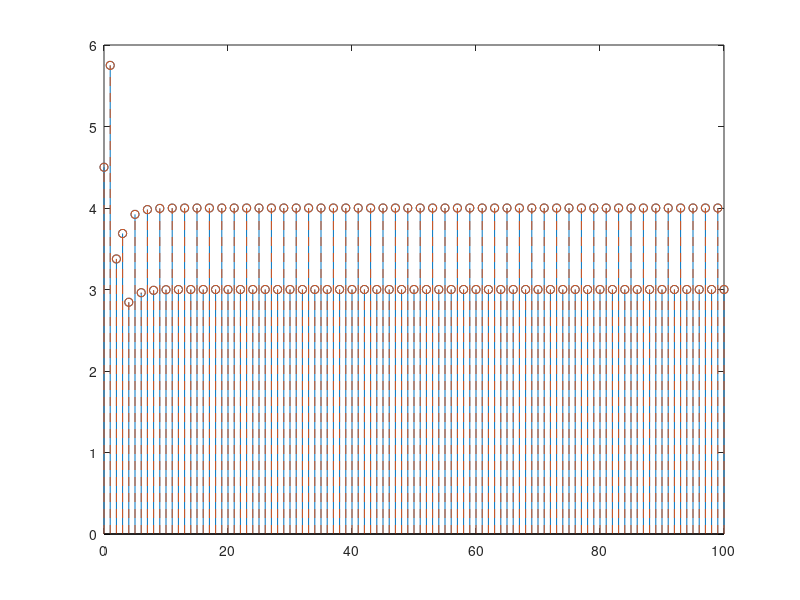

The MATLAB script that drew this image:
% Exercise 9

% Given a LTI system with this transfer function: (see slides)
% Find its partial fract expansion: 
% Save in a vector r the residues
% Save in a vector p the poles
% Save in a vector c the coefficients of the remaining polynomial
% Find h(n) as the cascade of filters found with the partial fract 
% expansion.
% Find h(n) using filter

close all
clearvars
clc

%% define H(z)

% denominator coefficients (from a_0 to a_D)
A_z = [2, -1, -2, 1];
% numerator coefficients (from b_0 to b_N)
B_z = [9, 7, -8, -3, 1, 1];

%% find residues

[r, p, c] = residuez(B_z, A_z);    %RICORDA COMANDO --> residui, poli, coefficienti del polinomio finale
% NB: c is ordered from c_0 to c_(N-D).
% NB: each residue is associated to one pole.

%% find h(n) as the sum of elementary filters found with the partial fract exp.

n = 0:100;

h_partial = zeros(size(n)); 

% fill the first samples of the filter with the coefficients of vector c.
h_partial(1:length(c)) = c;

for r_i = 1:length(r)
    
    % elementary sequence associated with the residue
    h_el = r(r_i) * p(r_i).^n;
    
    % update h_partial
    h_partial = h_partial + h_el;   
    
end

figure,
stem(n, h_partial)


%% find h(n) using filter.

n = 0:100;

% h(n) is the IMPULSE response to the system --> x(n) must be a delta.
delta = zeros(1, length(n));
delta(1) = 1;
h = filter(B_z, A_z, delta);

hold on;
stem(n, h, '--');








